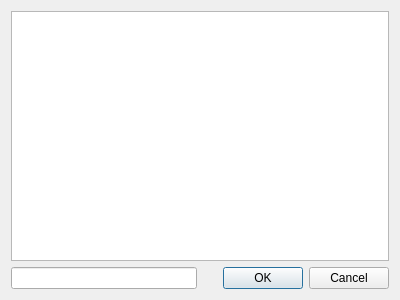
<?xml version="1.0" encoding="UTF-8"?>
<ui version="4.0">
 <class>AddRange</class>
 <widget class="QDialog" name="AddRange">
  <property name="geometry">
   <rect>
    <x>0</x>
    <y>0</y>
    <width>400</width>
    <height>300</height>
   </rect>
  </property>
  <property name="windowTitle">
   <string>Add Range</string>
  </property>
  <layout class="QGridLayout" name="gridLayout">
   <item row="0" column="0" colspan="2">
    <widget class="QPlainTextEdit" name="plainTextEdit"/>
   </item>
   <item row="1" column="0">
    <widget class="QLineEdit" name="lineEdit"/>
   </item>
   <item row="1" column="1">
    <widget class="QDialogButtonBox" name="buttonBox">
     <property name="orientation">
      <enum>Qt::Horizontal</enum>
     </property>
     <property name="standardButtons">
      <set>QDialogButtonBox::Cancel|QDialogButtonBox::Ok</set>
     </property>
    </widget>
   </item>
  </layout>
 </widget>
 <resources/>
 <connections>
  <connection>
   <sender>buttonBox</sender>
   <signal>accepted()</signal>
   <receiver>AddRange</receiver>
   <slot>accept()</slot>
   <hints>
    <hint type="sourcelabel">
     <x>248</x>
     <y>254</y>
    </hint>
    <hint type="destinationlabel">
     <x>157</x>
     <y>274</y>
    </hint>
   </hints>
  </connection>
  <connection>
   <sender>buttonBox</sender>
   <signal>rejected()</signal>
   <receiver>AddRange</receiver>
   <slot>reject()</slot>
   <hints>
    <hint type="sourcelabel">
     <x>316</x>
     <y>260</y>
    </hint>
    <hint type="destinationlabel">
     <x>286</x>
     <y>274</y>
    </hint>
   </hints>
  </connection>
 </connections>
</ui>
